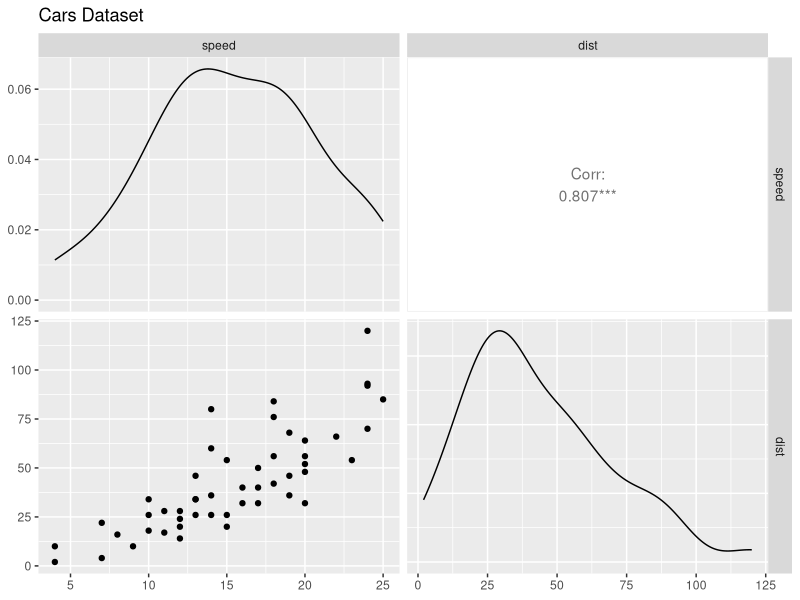
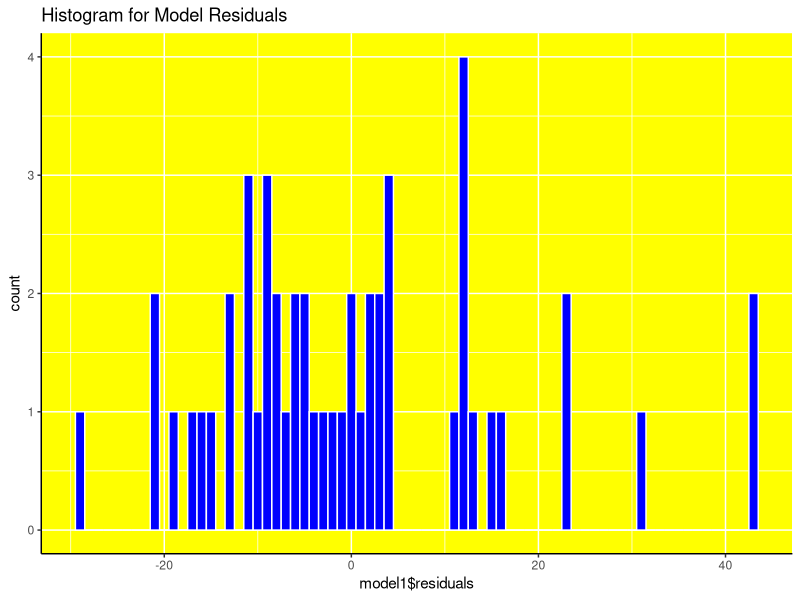
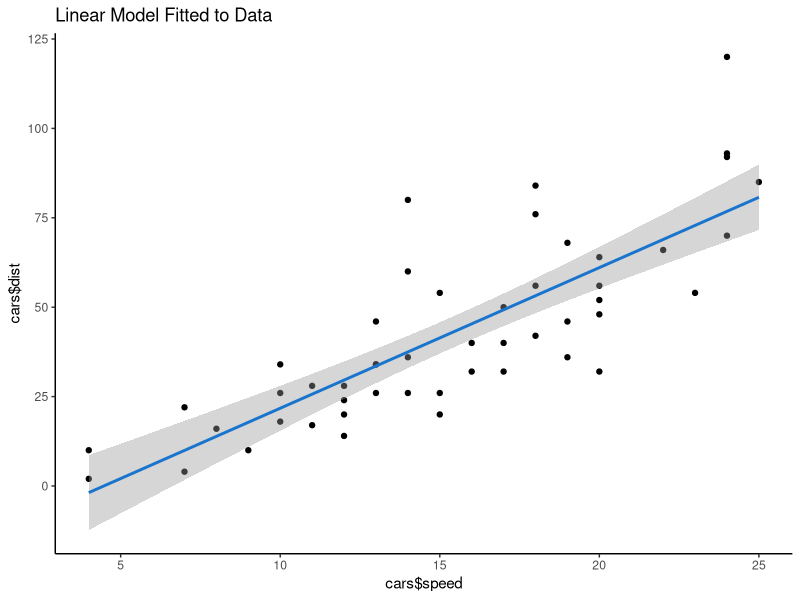
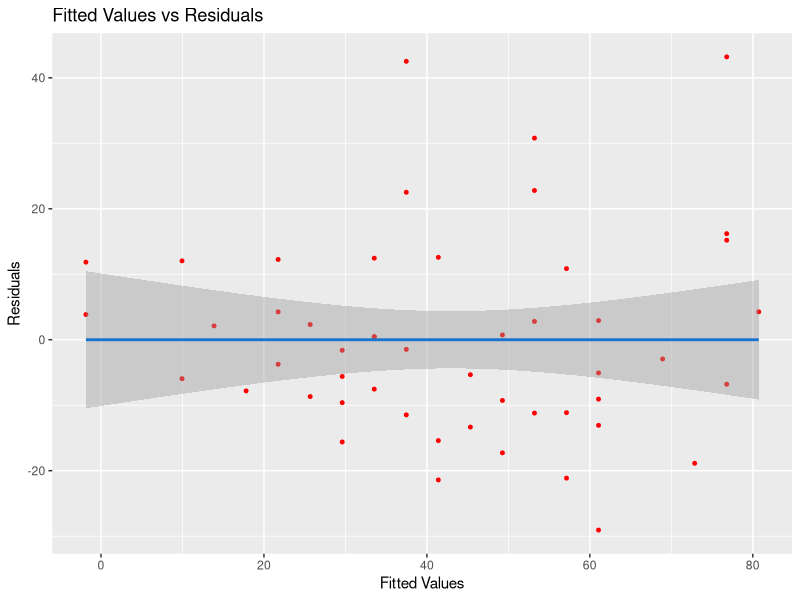
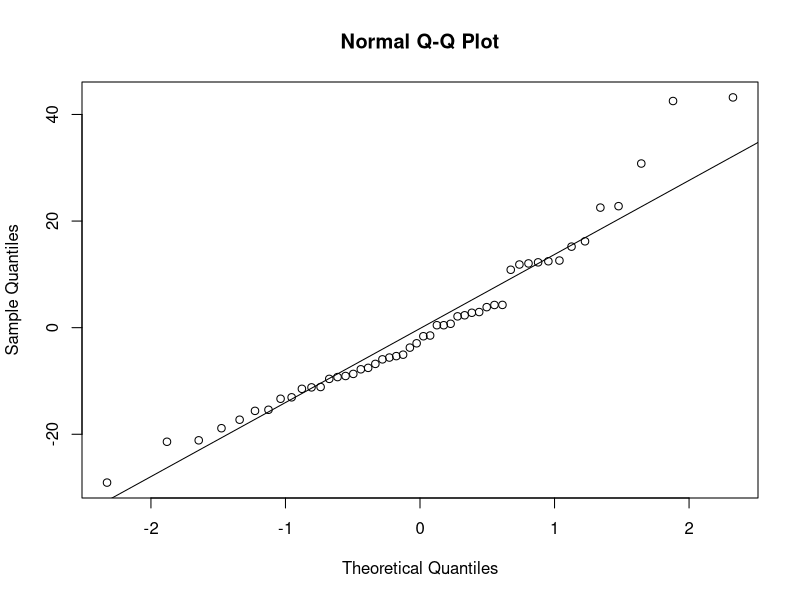

Generate these figures, in order, with R:
## ---- chunk 1
library(tidyverse)
library(GGally)

## ---- chunk 2
data(cars)
str(cars)
## ---- chunk 3
ggpairs(data=cars, columns=1:2, title="Cars Dataset")
## ---- chunk 4
model1 <- lm(dist ~ speed, data = cars)
summary(model1)
## ---- chunk 5
ggplot(data=cars, aes(model1$residuals)) +
geom_histogram(binwidth = 1, color = "white", fill = "blue") +
theme(panel.background = element_rect(fill = "yellow"),
axis.line.x=element_line(),
axis.line.y=element_line()) +
ggtitle("Histogram for Model Residuals")

## ---- chunk 6
ggplot(data = cars, aes(x = cars$speed, y = cars$dist)) +
geom_point() +
stat_smooth(method = "lm", col = "dodgerblue3") +
theme(panel.background = element_rect(fill = "white"),
axis.line.x=element_line(),
axis.line.y=element_line()) +
ggtitle("Linear Model Fitted to Data")
## ---- chunk 7
ggplot(model1, aes(.fitted, .resid)) + 
  geom_point(color = "red", size=1) +
  stat_smooth(method = "lm", col = "dodgerblue3") +
  labs(title = "Fitted Values vs Residuals") +
  labs(x = "Fitted Values") +
  labs(y = "Residuals")
## ---- chunk 8
qqnorm(resid(model1))
qqline(resid(model1))
